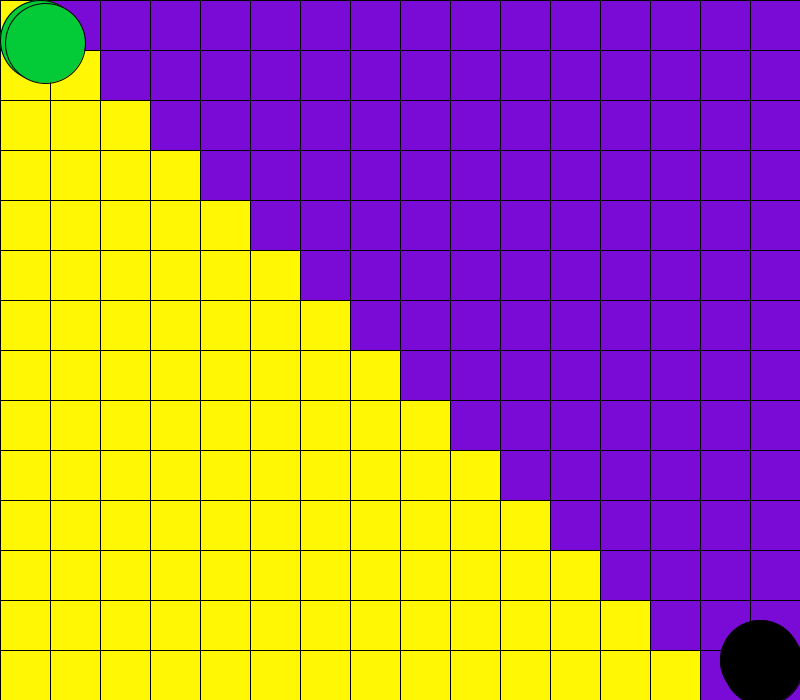
Frame 1 (no input)
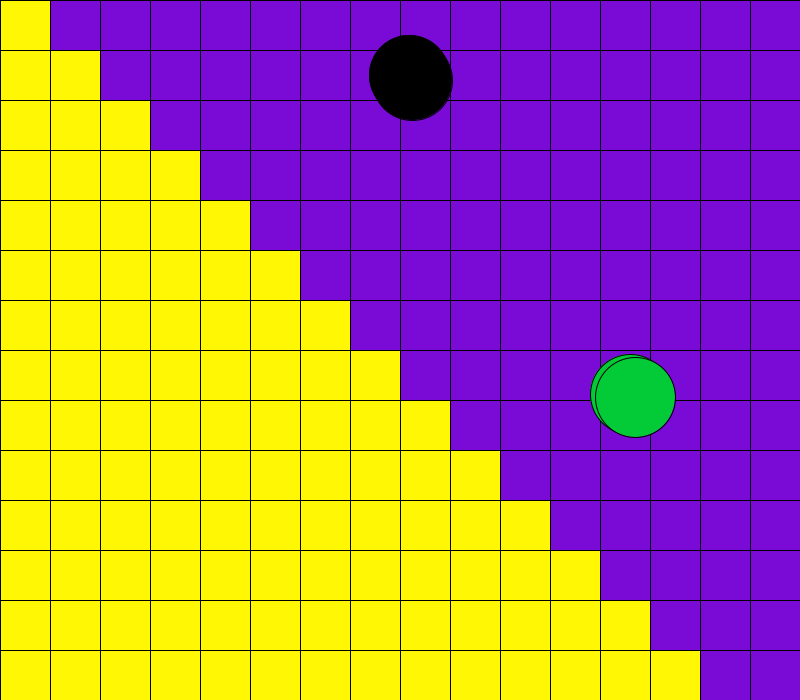
Frame 60 (the mouse pressed at the canvas centre just before this capture)
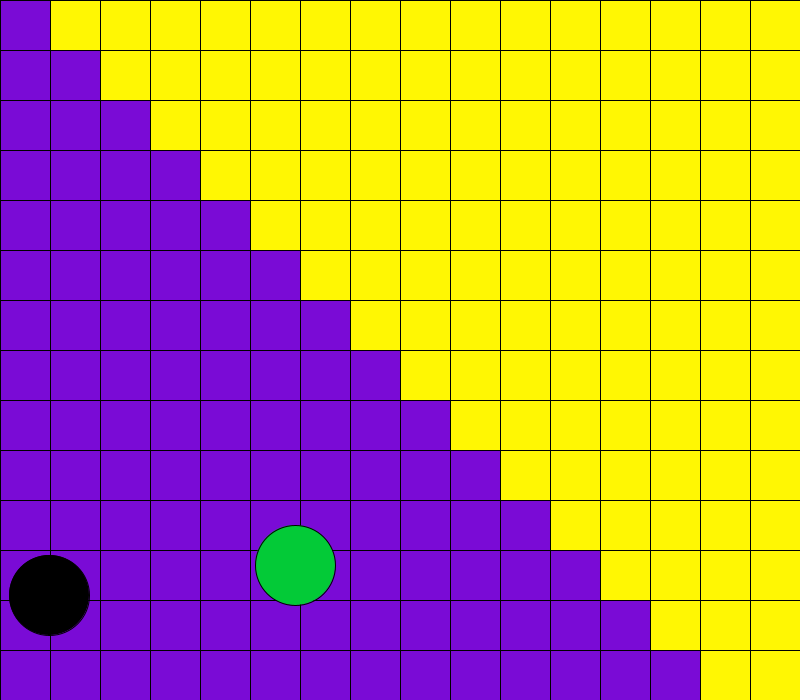
Frame 120 (the mouse held since frame 60 and released just before this capture)

The Processing sketch that drew these frames (run headless with seeded random() and noise(); from frame 60 on, the mouse is pressed at the canvas centre):

// Processing sketch: processing_41576
// ── processing_41576.pde

int x; int y; int velocityx; int velocityy; int me; int now; int m; int n; int s;
void setup () {
  size(800,700); x = 40; y = 40; velocityx = 5; velocityy = 3; m = 760; n = 660; me = 3; now = 5;
}

void draw () {
  background(150); 
        
  for (int i = 0; i < 800; i = i+50) {
    for (int j = 0; j < 700; j = j+50) {
      fill(#7A0BD6);rect(i, j, 50, 50); fill(255,247,3); rect(j, i, 50, 50);
    }
  }
  // green ball
  fill(3,202,55); ellipse (x, y, 80, 80); x += velocityx; y += velocityy; if(x > width - 40 || x < 40 ) {velocityx *= -1;} if (y > height - 40 || y < 40) {velocityy *= -1;}
 
  //black ball
  fill(0); ellipse (m, n, 80, 80); m += me; n += now; if(m > width - 40 || m < 40) {me *= -1;} if (n > height -40 || n < 40) {now *= -1;}
  
  if(velocityy < 0) {
    for (int i = 0; i < 800; i = i+50) {
      for (int j = 0; j < 700; j = j+50) {
        fill(255,247,3);rect(i, j, 50, 50); fill(#7A0BD6); rect(j, i, 50, 50);
    }
  }
  } 
fill(3,202,55); ellipse (x, y, 80, 80); x += velocityx; y += velocityy; if(x > width - 40 || x < 40 ) {velocityx *= -1;} if (y > height - 40 || y < 40) {velocityy *= -1;}
    fill(0); ellipse (m, n, 80, 80); m += me; n += now; if(m > width - 40 || m < 40) {me *= -1;} if (n > height -40 || n < 40) {now *= -1;}
  
    }
  
